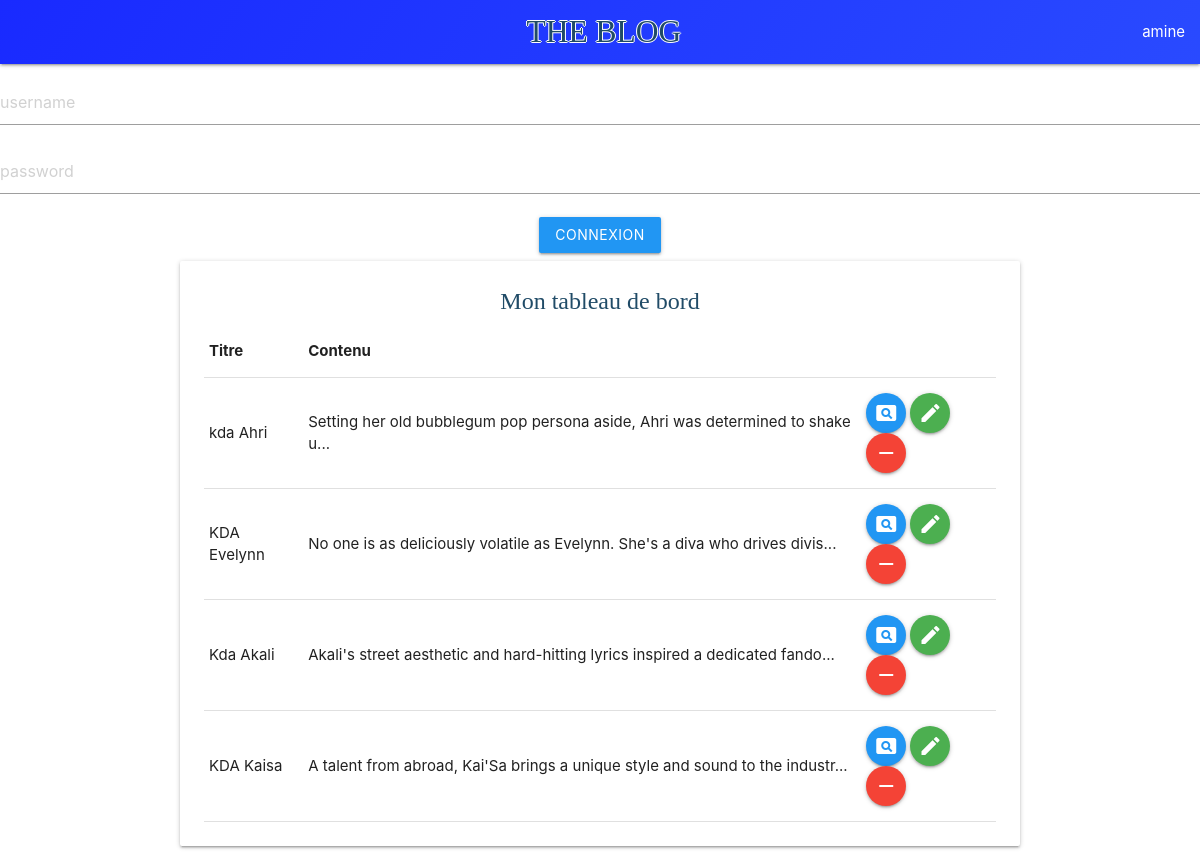
The app's page /app/dashboard.php (signed in) with its own data.
### tables this page shows
CREATE TABLE `articles` (
  `id` int(11) NOT NULL AUTO_INCREMENT,
  `title` varchar(255) NOT NULL,
  `content` longtext NOT NULL,
  `image` varchar(255) NOT NULL,
  `author` int(11) NOT NULL,
  PRIMARY KEY (`id`),
  KEY `author` (`author`),
  CONSTRAINT `articles_ibfk_1` FOREIGN KEY (`author`) REFERENCES `users` (`id`)
);

### app/function.php (called while the page is built, shortened)
<?php
function viewUserArticle(PDO $db, int $id): array
{
    $sttViewUserArt = $db->prepare('select a.id, title,a.content,image from articles a  where a.author=:id ');
    $sttViewUserArt->bindParam(':id', $id, PDO::PARAM_INT);
    $sttViewUserArt->execute();
    $viewUserArt = $sttViewUserArt->fetchAll(PDO::FETCH_ASSOC);
    return $viewUserArt;
}

### app/dashboard.php (the view, shortened to what this page needs)
<?php
require("./init.php");
$id = $_SESSION['id'];
$viewArticle = viewUserArticle($db, $id);
$options = ['cost' => 10];
if (!empty($_SESSION['username'])) {
    require('./header.php');
    ?>
    <div class="container">
    <div class="col s8">
        <div class="card ">
            <div class="card-content">
                <table class="highlight responsive-table">
            <div class="center-align">
                <span class="card-title font">Mon tableau de bord</span>
            </div>
                    <thead>
                    <tr>
                        <th>Titre</th>
                        <th>Contenu</th>
                        <th class="right-align"></th>
                    </tr>
                    </thead>
                    <tbody>
                    <?php foreach ($viewArticle as $article) { ?>
                        <tr>
                            <td>
                                <p><?= $article['title'] ?></p>
                            </td>
                            <td>
                                <p><?= substr($article['content'], 0, 75) . '...' ?></p>
                            </td>
                            <td class="right">
                                <a class="btn-floating blue" href="article.php?id=<?= intval($article['id']); ?>"><i class="material-icons">pageview</i></a>
                                <a class="btn-floating green" href="edit.php?id=<?= $article['id'] ?>&edit=<?= password_hash($article['id'] . $_SESSION['id'], PASSWORD_BCRYPT, $options) ?>"><i class="material-icons">edit</i></a>
                                <a class="btn-floating red"
                                   href="dashboard.php?id=<?= $article['id'] ?>&delete=<?= password_hash($article['id'] . $_SESSION['id'], PASSWORD_BCRYPT, $options) ?>"><i
                                            class="material-icons">remove</i></a>
                            </td>
                        </tr>
                    <?php } ?>
                    </tbody>
            </div>
        </div>
    </div>
<?php } else {
    redirection('https://www.youtube.com/watch?v=ZcBNxuKZyN4');
} ?>

### app/css/custom.css (style rules this page uses)
.font { font-family: "Arial Black"; text-shadow: -1px 0 white, 0 1px white, 1px 0 white, 0 -1px white; ext-shadow: -2px 0 white, 0 2px white, 2px 0 white, 0 -2px white; color: #204b67 !important; }

### records on screen
articles: title "kda Ahri", content "Setting her old bubblegum pop persona aside, Ahri was determined to shake u"
articles: title "KDA Evelynn", content "No one is as deliciously volatile as Evelynn. She's a diva who drives divis"
articles: title "Kda Akali", content "Akali's street aesthetic and hard-hitting lyrics inspired a dedicated fando"
articles: title "KDA Kaisa", content "A talent from abroad, Kai'Sa brings a unique style and sound to the industr"

### other values on screen
$_SESSION['username'] "amine"
